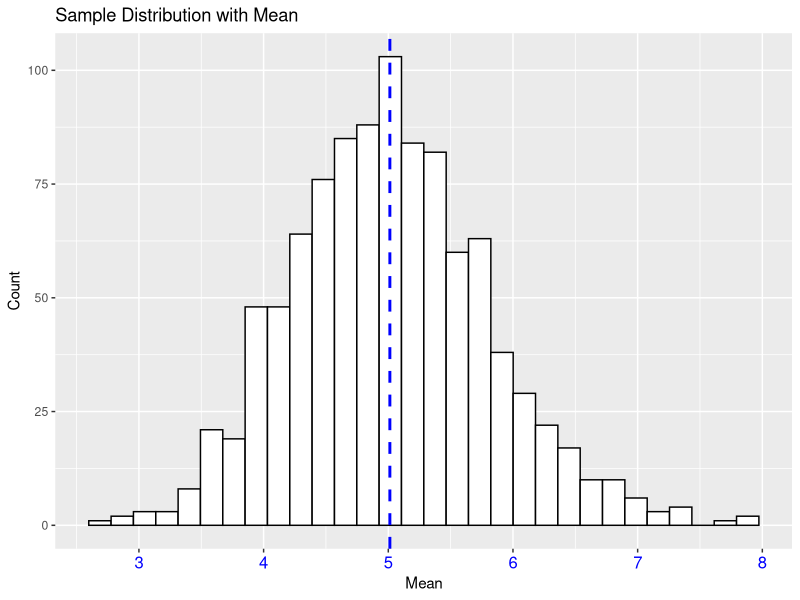
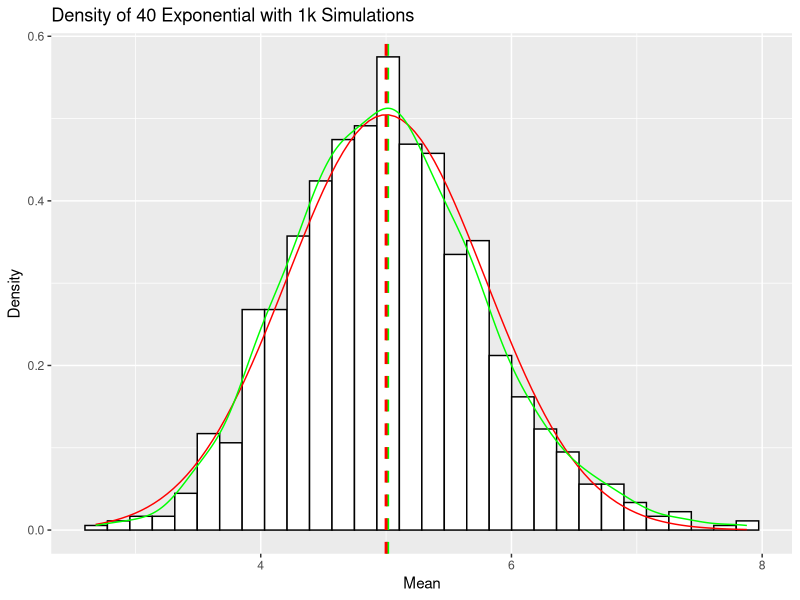

These figures' R source, in order:
## ---- chunk 1
options(tinytex.verbose = TRUE)
## ---- chunk 2
knitr::opts_chunk$set(echo = TRUE)
## ---- chunk 3
  library(R.utils)
  library(data.table)
  library(dplyr)
  library(lubridate)
  library(ggplot2)
## ---- chunk 4
  set.seed(8534)
  rate<-0.2
  n<-40
  intervals<-1000
  sim<-NULL
  for (i in 1 : intervals) sim = c(sim, mean(rexp(n,rate)))
  
  
  sim<-data.table(sim)
  theoMean<-(1/rate)
  theoVar<-theoMean^2/n
  sampMean<-mean(sim$sim)
## ---- chunk 5
g<-ggplot(sim, aes(x=sim)) 
g<-g + geom_histogram(color="black",fill="white", bins=30)
g<-g + geom_vline(aes(xintercept=mean(sim)),
                  color="blue",linetype="dashed",size=1)
g<-g + theme(axis.text.x=element_text(size=12, color="#0000ff")) 
g<-g+ scale_x_continuous(breaks=c(3:8))
g<-g+labs(title="Sample Distribution with Mean", x="Mean",y="Count")
print(g)
## ---- chunk 6

g2<-ggplot(sim, aes(x=sim))
g2<-g2 + geom_histogram(aes(y=..density..),color="black",fill="white", bins=30)
g2<- g2 + stat_function(fun=dnorm, args = list(mean=theoMean, sd=sqrt(theoVar)), color="red")
g2<-g2 + labs(title="Density of 40 Exponential with 1k Simulations", x="Mean",y="Density")
g2<-g2+geom_density(color="green")
g2<-g2 + geom_vline(aes(xintercept=mean(sim)),
                  color="green",linetype="dashed",size=1)
g2<-g2 + geom_vline(aes(xintercept=theoMean),
                  color="red",linetype="dashed",size=1)
g2<-g2+theme(legend.position="right")
print(g2)
